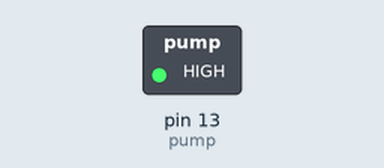
The sketch below on a simulated Arduino Uno, built with avr-gcc and run on an emulated ATmega328P. On the bench: switched loads named in the sketch (green lamp = pin HIGH).

Above: at 0.1 s.
Timing chart, 0 to 1.6 s (numbered marks = the images above):
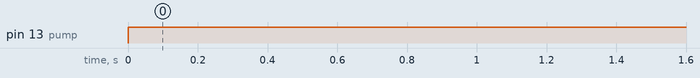

Measured:
- by itself, pin 13 (pump): LOW → HIGH at 0.00 s

The sketch:

20191101.ino
```cpp
int pump = 13;

void setup() {
  Serial.begin(9600);
  pinMode(pump, OUTPUT);

}

void loop() {
  digitalWrite(pump, HIGH);
  delay(5000);

}
```
